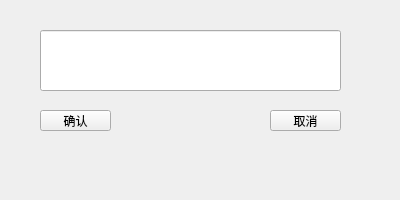
<?xml version="1.0" encoding="UTF-8"?>
<ui version="4.0">
 <class>MainWindow</class>
 <widget class="QMainWindow" name="MainWindow">
  <property name="geometry">
   <rect>
    <x>0</x>
    <y>0</y>
    <width>400</width>
    <height>200</height>
   </rect>
  </property>
  <property name="maximumSize">
   <size>
    <width>400</width>
    <height>200</height>
   </size>
  </property>
  <property name="windowTitle">
   <string>MainWindow</string>
  </property>
  <widget class="QWidget" name="centralwidget">
   <widget class="QLineEdit" name="lineEdit">
    <property name="geometry">
     <rect>
      <x>40</x>
      <y>30</y>
      <width>301</width>
      <height>61</height>
     </rect>
    </property>
   </widget>
   <widget class="QPushButton" name="pushButton_yes">
    <property name="geometry">
     <rect>
      <x>40</x>
      <y>110</y>
      <width>71</width>
      <height>21</height>
     </rect>
    </property>
    <property name="text">
     <string>确认</string>
    </property>
   </widget>
   <widget class="QPushButton" name="pushButton_no">
    <property name="geometry">
     <rect>
      <x>270</x>
      <y>110</y>
      <width>71</width>
      <height>21</height>
     </rect>
    </property>
    <property name="text">
     <string>取消</string>
    </property>
   </widget>
  </widget>
 </widget>
 <resources/>
 <connections/>
</ui>
